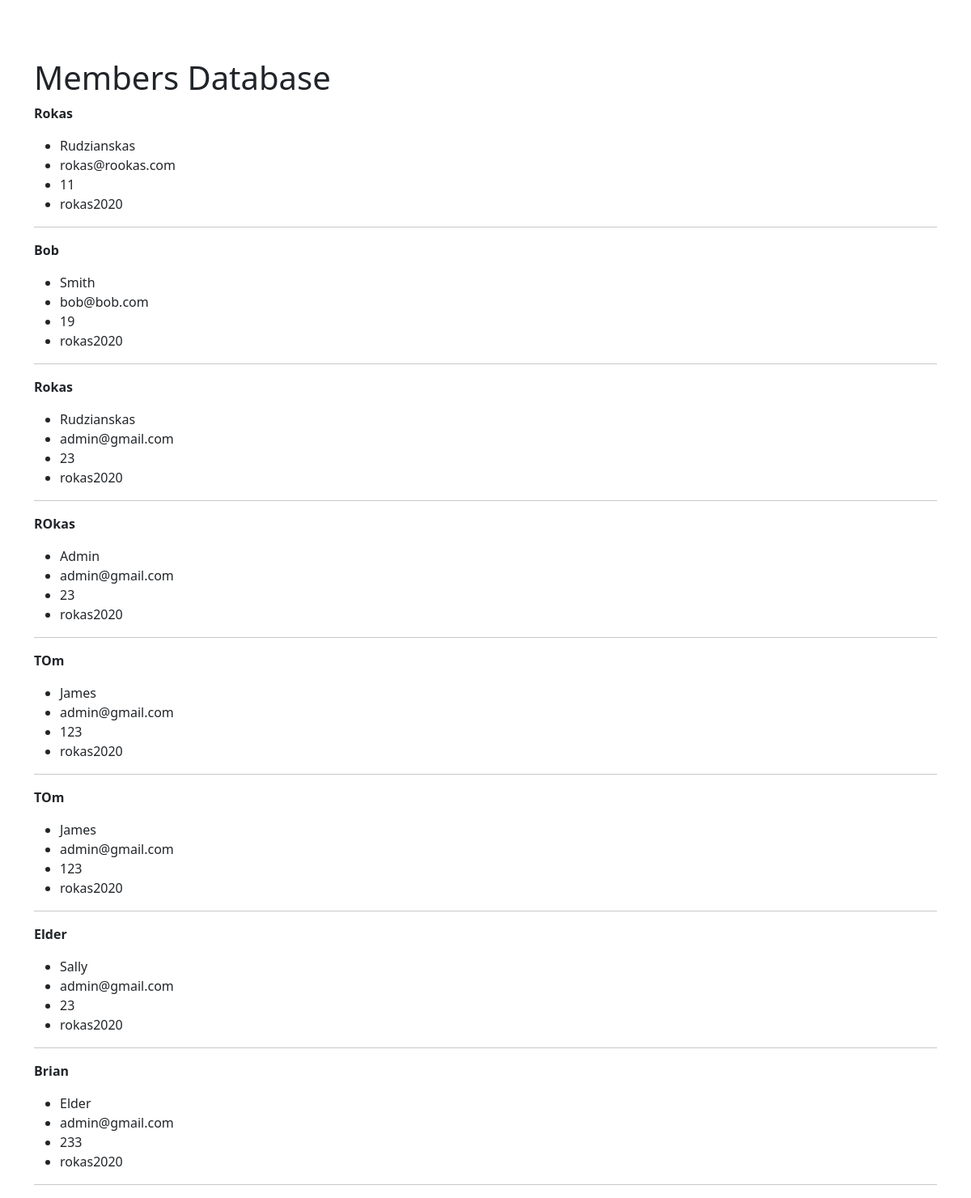
Before: / with the older database file.
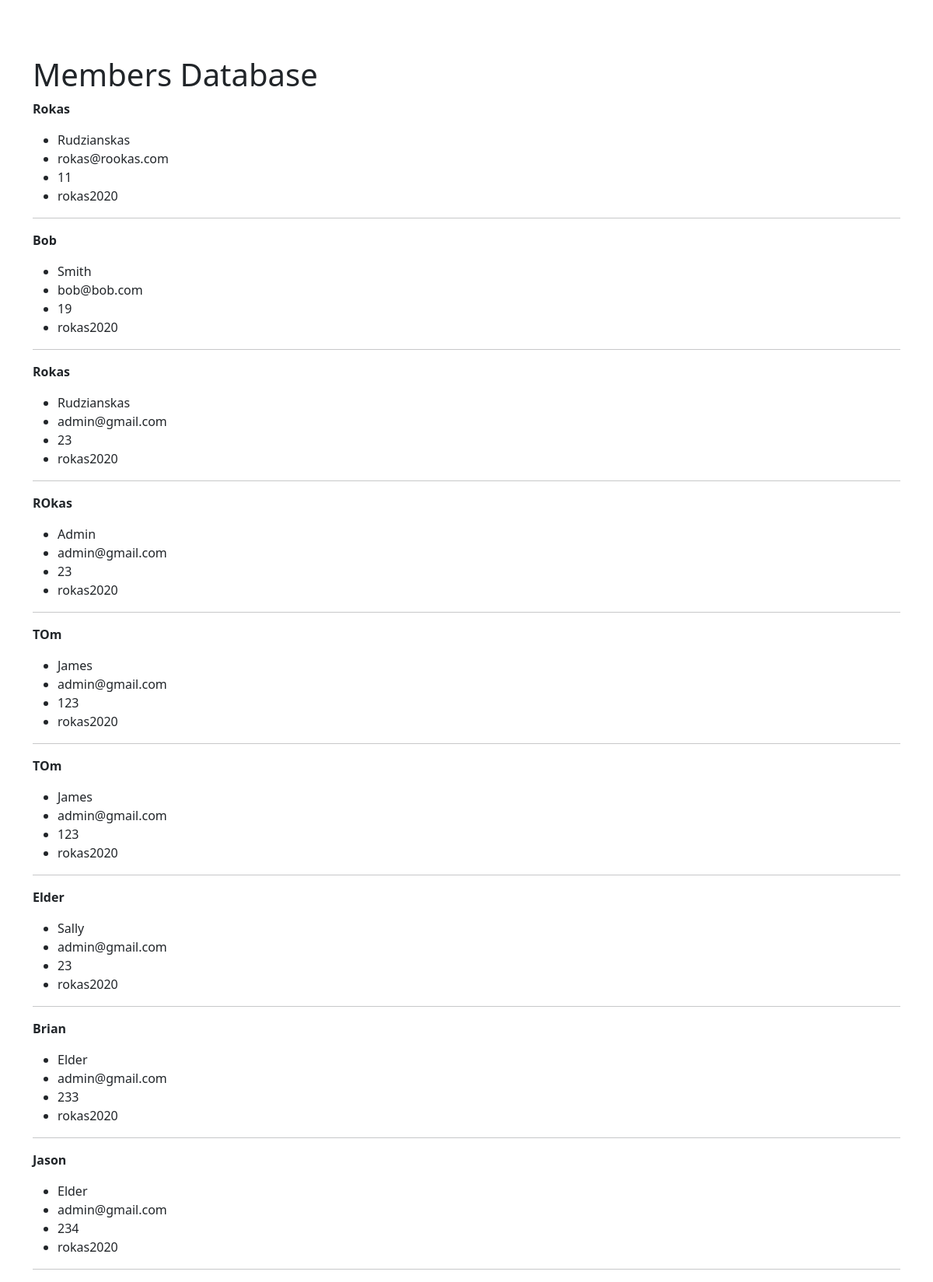
After: the same page with the newer database file.
### website/models.py (models this page shows, shortened)
class Member(models.Model):
    fname = models.CharField(max_length=50)
    lname = models.CharField(max_length=100)
    email = models.EmailField(max_length=200)
    passwd = models.CharField(max_length=50)
    age = models.IntegerField()

### website/views.py (the view)
# urls.py: path('', views.home, name="home"),
def home(request):
    all_members = Member.objects.all
    return render(request, 'home.html', {
        'all': all_members
    })

### website/templates/home.html
{% extends 'base.html' %}
{% block content %}
<h1>Members Database</h1>
{% for item in all %}
    <strong><p>{{ item.fname }}</p></strong>
        <ul>
            <li>{{ item.lname }}</li>
            <li>{{ item.email }}</li>
            <li>{{ item.age }}</li>
            <li>{{ item.passwd }}</li>
        </ul>
    <hr>
{% endfor %}
{% endblock %}

Changed rows visible on the page:
added Member: fname "Jason", lname "Elder", email "admin@gmail.com", age "234", passwd "rokas2020"
